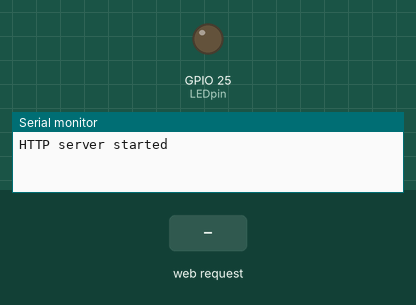
Bench run of a sketch on a simulated ESP32. Shown: output pins drawn as LEDs (lit = HIGH), the last lines printed to the serial monitor. The test bench sets the inputs (shaded band).

Above: at 1.3 s.
1.4 s: HTTP request GET /ledon received
At 2.2 s:
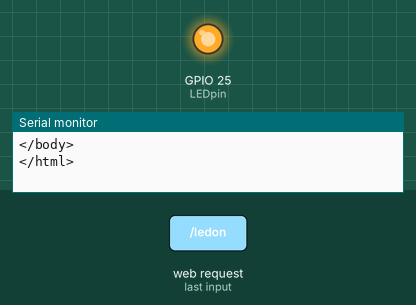
2.9 s: HTTP request GET / received
At 3.3 s:
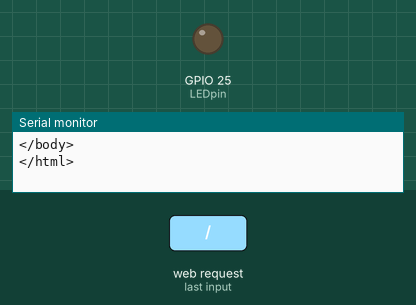
Timing chart, 0 to 5.9 s (numbered marks = the images above; inputs shaded):
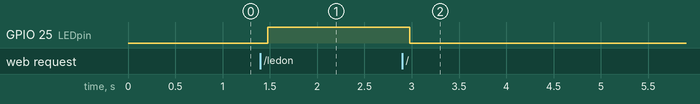

The sketch:

v3_primer1_ESP32_AP_server.ino
```cpp
#include <WiFi.h>
#include <WebServer.h>

/* Put your SSID & Password */
const char* ssid = "enterWifi";  // Enter SSID here
const char* password = "enterPassword";  //Enter Password here

/* Put IP Address details */
IPAddress local_ip(192,168,1,1);
IPAddress gateway(192,168,1,1);
IPAddress subnet(255,255,255,0);

WebServer server(80);

uint8_t LEDpin = 25;
bool LEDstatus = LOW;

void setup()
{
  Serial.begin(115200);
  pinMode(LEDpin, OUTPUT);

  WiFi.softAP(ssid, password);
  WiFi.softAPConfig(local_ip, gateway, subnet);
  delay(100);

  server.on("/", handle_OnConnect);
  server.on("/ledon", handle_ledon);
  server.on("/ledoff", handle_ledoff);
  server.onNotFound(handle_NotFound);

  server.begin();
  Serial.println("HTTP server started");
}

void loop()
{
  server.handleClient();
  digitalWrite(LEDpin, LEDstatus);
}

void handle_OnConnect() {
  LEDstatus = LOW;
  Serial.println("GPIO25 Status: OFF");
  server.send(200, "text/html", SendHTML(LEDstatus));
}

void handle_ledon()
{
  LEDstatus = HIGH;
  Serial.println("GPIO25 Status: ON");
  server.send(200, "text/html", SendHTML(true));
}

void handle_ledoff()
{
  LEDstatus = LOW;
  Serial.println("GPIO25 Status: OFF");
  server.send(200, "text/html", SendHTML(false));
}

void handle_NotFound()
{
  server.send(404, "text/plain", "Not found");
}

String SendHTML(uint8_t ledstat)
{
  String html = "<!DOCTYPE html> <html>\n";
  html +="<head><meta name=\"viewport\" content=\"width=device-width, initial-scale=1.0, user-scalable=no\">\n";
  html +="<title>LED Control</title>\n";
  html +="<style>html { font-family: Helvetica; display: inline-block; margin: 0px auto; text-align: center;}\n";
  html +="body{margin-top: 50px;} h1 {color: #444444;margin: 50px auto 30px;} h3 {color: #444444;margin-bottom: 50px;}\n";
  html +=".button {display: block;width: 80px;background-color: #3498db;border: none;color: white;padding: 13px 30px;text-decoration: none;font-size: 25px;margin: 0px auto 35px;cursor: pointer;border-radius: 4px;}\n";
  html +=".button-on {background-color: #3498db;}\n";
  html +=".button-on:active {background-color: #2980b9;}\n";
  html +=".button-off {background-color: #34495e;}\n";
  html +=".button-off:active {background-color: #2c3e50;}\n";
  html +="p {font-size: 14px;color: #888;margin-bottom: 10px;}\n";
  html +="</style>\n";
  html +="</head>\n";
  html +="<body>\n";
  html +="<h1>ESP32 Web Server</h1>\n";
  html +="<h3>Using Access Point(AP) Mode</h3>\n";

  if(ledstat)
    html +="<p>LED Status: ON</p><a class=\"button button-off\" href=\"/ledoff\">OFF</a>\n";
  else
    html +="<p>LED Status: OFF</p><a class=\"button button-on\" href=\"/ledon\">ON</a>\n";

  html +="</body>\n";
  html +="</html>\n";

  Serial.print(html);
  return html;
}
```

Measured:
- after the input at 1.4 s, GPIO 25 (LEDpin): LOW → HIGH after 0.08 s
- after the input at 2.9 s, GPIO 25 (LEDpin): HIGH → LOW after 0.08 s
